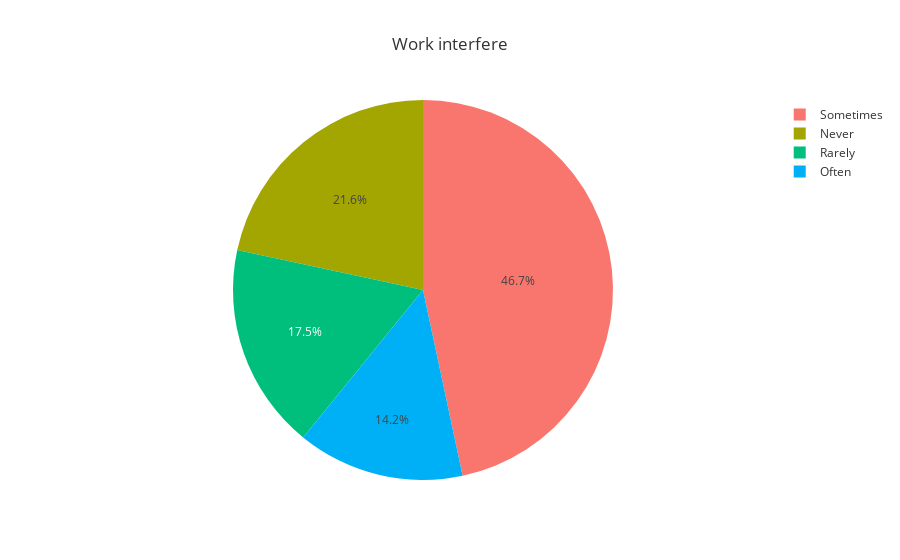

This figure's notebook cell:
### Code cell
plot_inter = data2['work_interfere'].value_counts().reset_index()
plot_inter.columns = ['work_interfere','count']

px.pie(plot_inter,values='count',names='work_interfere',template='ggplot2',title='Work interfere')

### Figure 1 — Plotly figure (JSON) as saved in the notebook; plotly's stock layout.template omitted (floating-point values rounded to 4 significant figures)
{"data": [{"domain": {"x": [0, 1], "y": [0, 1]}, "hovertemplate": "work_interfere=%{label}<br>count=%{value}<extra></extra>", "labels": ["Sometimes", "Never", "Rarely", "Often"], "legendgroup": "", "name": "", "showlegend": true, "type": "pie", "values": [453, 210, 170, 138]}], "layout": {"legend": {"tracegroupgap": 0}, "title": {"text": "Work interfere"}}}
